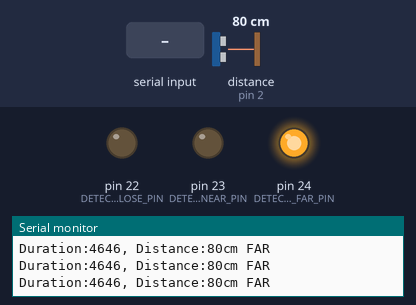
Recording of a sketch running on a simulated Arduino Mega 2560, built with avr-gcc and run on an emulated ATmega2560. Parts: output pins drawn as LEDs (lit = HIGH), the last lines printed to the serial monitor. Wiring (inferred from the names in the program): ultrasonic range finder: trigger pin 3; echo pin 2. Dashed ring = blinking. The test bench sets the inputs (shaded band); at power-on: distance to the obstacle (sensor on pin 2) 80 cm. The echo pulse lasts 58.3 µs per cm; pins used as bus, display or sensor lines are not drawn.

Above: at 4.2 s.
4.3 s: distance to the obstacle (sensor on pin 2) set to 2 cm
At 4.9 s:
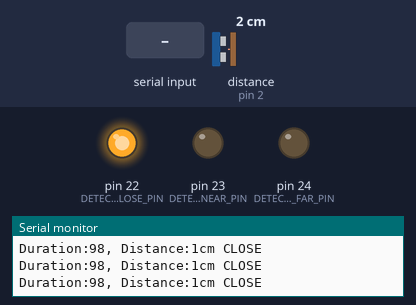
5.9 s: "f" received over Serial
At 6.93 s:
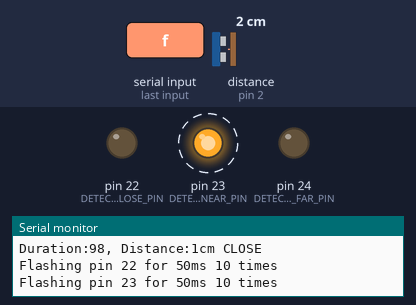
8.9 s: byte 70 ('F') received over Serial
At 10.98 s:
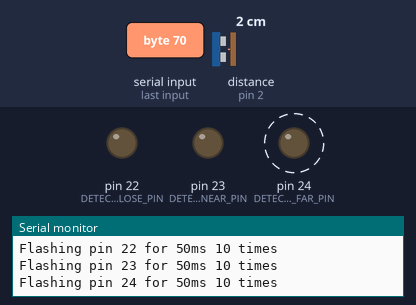
13.4 s: distance to the obstacle (sensor on pin 2) set to 35 cm
At 14.5 s:
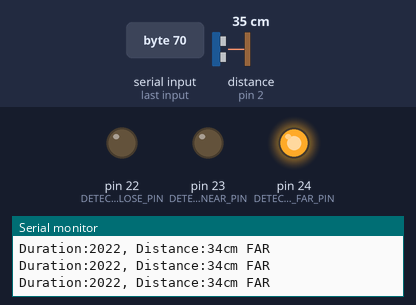
14.9 s: byte 70 ('F') received over Serial
At 15.1 s:
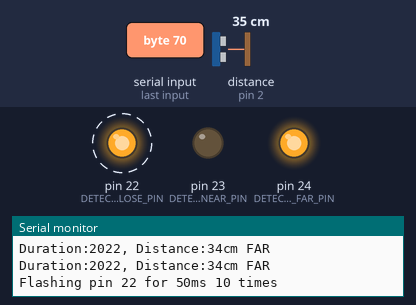
Timing chart, 0 to 18.9 s (numbered marks = the images above; inputs shaded):
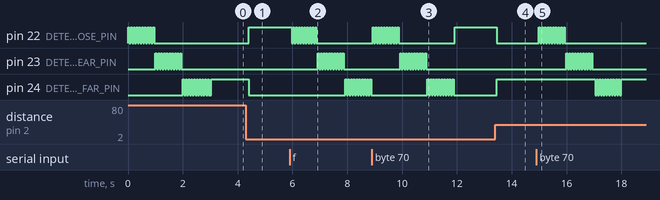

The sketch:

HCSR04_Tester.ino
```cpp
/********************************************************************
*
*	Name:	HCSR04 Tester
*	Author:	Bob Jones <bob@rhj4.com>
*	Version:1.0.0
*	Description:
*		Test HCSR04 Ultrasonic Accoustic Obstacle Detector both in
*		this code or in a separate class (BJDistanceDetector).
*
*		The code draws on a Config.h file to define pin settings
*		and other options.
*/
#include "Config.h"
#if USE_DETECTOR_CLASS
#include "BJDistanceDetector.h"
BJDistanceDetector *detector;
#endif

bool tracing = TRACING;

unsigned long duration, distanceCM, distanceIN;

int lowMicros = DETECTOR_LOW_MICROS;
int highMicros = DETECTOR_HIGH_MICROS;

void setup () {
	Serial.begin ( 115200 );
#if USE_DETECTOR_CLASS
	Serial.println ( F ( "Using Detector Class..." ) );
	detector = new BJDistanceDetector;
	if (!detector->init ()) {
		Serial.println ( F ( "Detector initialization failed" ) );
		exit ( -1 );
	}
#else
	Serial.println ( F ( "Using Local Code..." ) );
	if (!DETECTOR_TRIGGER_PIN > 0) {
		if (TRACING) {
			Serial.println ( F ( "TRIGGER PIN MUST HAVE A POSITIVE VALUE" ) );
		}
		exit ( -1 );
	}
	if (!DETECTOR_ECHO_PIN > 0) {
		if (TRACING) {
			Serial.println ( F ( "ECHO PIN MUST HAVE A POSITIVE VALUE" ) );
		}
		exit ( -1 );
	}

	pinMode ( DETECTOR_TRIGGER_PIN, OUTPUT );
	pinMode ( DETECTOR_ECHO_PIN, INPUT );
#endif

	pinMode ( DETECTOR_CLOSE_PIN, OUTPUT );
	pinMode ( DETECTOR_NEAR_PIN, OUTPUT );
	pinMode ( DETECTOR_FAR_PIN, OUTPUT );

	testLEDs ();
	showConfig ();
}

void loop () {
	checkForCommand ();

#if USE_DETECTOR_CLASS
	if (detector->measureDistance ()) {
		if (DETECTOR_SHOW_CM) {
			distanceCM = detector->getDistanceCM ();
		} else {
			distanceIN = detector->getDistanceIN ();
		}

		duration = detector->getDuration ();
	}
#else
	digitalWrite ( DETECTOR_TRIGGER_PIN, LOW );
	delayMicroseconds ( DETECTOR_LOW_MICROS );
	digitalWrite ( DETECTOR_TRIGGER_PIN, HIGH );
	delayMicroseconds ( DETECTOR_HIGH_MICROS );
	digitalWrite ( DETECTOR_TRIGGER_PIN, LOW );
	duration = pulseIn ( DETECTOR_ECHO_PIN, HIGH );
	distanceCM = (float) ( duration / DETECTOR_DIVISOR_CM );
	distanceIN = (float) ( duration / DETECTOR_DIVISOR_IN );
#endif

	if (tracing) {
		Serial.print ( F ( "Duration:" ) );
		Serial.print ( duration );
		Serial.print ( F ( ", Distance:" ) );
#if DETECTOR_SHOW_CM
		Serial.print ( distanceCM );
		Serial.print ( F ( "cm" ) );
#else
		Serial.print ( distanceIN );
		Serial.print ( F ( "inches" ) );
#endif
	}

	if (distanceCM <= DETECTOR_CLOSE_CM) {  // This is where the LED On/Off happens
		turnPinOff ( DETECTOR_NEAR_PIN );
		turnPinOff ( DETECTOR_FAR_PIN );
		turnPinOn ( DETECTOR_CLOSE_PIN ); // When the Red condition is met, the Green LED should turn off
		if (tracing) {
			Serial.println ( F ( " CLOSE" ) );
		}
	} else if (distanceCM <= DETECTOR_NEAR_CM) {
		turnPinOff ( DETECTOR_CLOSE_PIN );
		turnPinOff ( DETECTOR_FAR_PIN );
		turnPinOn ( DETECTOR_NEAR_PIN );
		if (tracing) {
			Serial.println ( F ( " NEAR" ) );
		}
	} else if (distanceCM > DETECTOR_NEAR_CM) {
		turnPinOff ( DETECTOR_CLOSE_PIN );
		turnPinOff ( DETECTOR_NEAR_PIN );
		turnPinOn ( DETECTOR_FAR_PIN );
		if (tracing) {
			Serial.println ( F ( " FAR" ) );
		}
	} else {
		turnPinOff ( DETECTOR_CLOSE_PIN );
		turnPinOff ( DETECTOR_NEAR_PIN );
		turnPinOff ( DETECTOR_FAR_PIN );
		if (tracing) {
			Serial.println ( F ( " ???" ) );
		}

	}

	delay ( 100 );
}

void testLEDs () {
	flashPin ( DETECTOR_CLOSE_PIN, 10, 50 );
	flashPin ( DETECTOR_NEAR_PIN, 10, 50 );
	flashPin ( DETECTOR_FAR_PIN, 10, 50 );
}

static void turnPinOn ( int pin ) {
	digitalWrite ( pin, HIGH );
}

static void turnPinOff ( int pin ) {
	digitalWrite ( pin, LOW );
}

void flashPin ( int pin, int count, int duration ) {
	Serial.print ( F ( "Flashing pin " ) );
	Serial.print ( pin );
	Serial.print ( F ( " for " ) );
	Serial.print ( duration );
	Serial.print ( F ( "ms " ) );
	Serial.print ( count );
	Serial.println ( F ( " times" ) );

	for (int i = 0; i < count; i++) {
		turnPinOn ( pin );
		delay ( duration );
		turnPinOff ( pin );
		delay ( duration );
	}
}

void checkForCommand () {
	if (!Serial.available ()) {
		return;
	}

	char cmd;
	while (Serial.available ()) {
		cmd = Serial.read ();
		switch (cmd) {
		case 0x10:
		case 0x13:
			break;

		case '?':
			Serial.println ( F ( "Commands:" ) );
			Serial.println ( F ( "+ turns tracing on" ) );
			Serial.println ( F ( "- turns tracing off" ) );
			Serial.println ( F ( "l shortens delay before setting trigger" ) );
			Serial.println ( F ( "L lengthens delay before setting trigger" ) );
			Serial.println ( F ( "h decreases delay before checking echo" ) );
			Serial.println ( F ( "H increases delay before checking echo" ) );
			Serial.println ( F ( "c shows configuration" ) );
			Serial.println ( F ( "f flashes close, near and far LEDs" ) );
			Serial.println ( F ( "? prints this list." ) );
			break;

		case '+':
			tracing = true;
			break;

		case '-':
			tracing = false;
			break;

		case 'l':
			Serial.print ( F ( "LOW Micros set to " ) );
#if USE_DETECTOR_CLASS
			Serial.println ( --detector->lowMicros );
#else
			Serial.println ( --lowMicros );
#endif
			break;

		case 'L':
			Serial.print ( F ( "LOW Micros set to " ) );
#if USE_DETECTOR_CLASS
			Serial.println ( ++detector->lowMicros );
#else
			Serial.println ( --lowMicros );
#endif
			break;

		case 'h':
			Serial.print ( F ( "HIGH Micros set to " ) );
#if USE_DETECTOR_CLASS
			Serial.println ( --detector->highMicros );
#else
			Serial.println ( --highMicros );
#endif
			break;

		case 'H':
			Serial.print ( F ( "HIGH Micros set to " ) );
#if USE_DETECTOR_CLASS
			Serial.println ( ++detector->highMicros );
#else
			Serial.println ( ++highMicros );
#endif
			break;

		case 'c':
		case 'C':
			showConfig ();
			break;

		case 'f':
		case 'F':
			testLEDs ();
			break;
		}
	}

#if USE_DETECTOR_CLASS
	detector->tracing = tracing;
#endif

}

void showConfig () {
	Serial.print ( F ( "\nHCSR04 Test Platform on " ) );
#if TRIKE2
	Serial.print ( F ( "TRIKE2 " ) );
#elif WHACKO
	Serial.print ( F ( "WHACKO " ) );
#elif HCSR04
	Serial.print ( F ( "HCSR04 TESTER " ) );
#endif

#if USE_DETECTOR_CLASS
	Serial.println ( F ( "Using DistanceDetector class" ) );
#else
	Serial.println ( F ( "Using code in this sketch" ) );
#endif

	Serial.print ( F ( "Detector Trigger Pin: " ) );
	Serial.print ( DETECTOR_TRIGGER_PIN );
	Serial.println ( F ( " sends signal" ) );
	Serial.print ( F ( "Detector Echo Pin:" ) );
	Serial.print ( DETECTOR_ECHO_PIN );
	Serial.println ( F ( " hears echo" ) );

	Serial.print ( "Detector Close Pin: " );
	Serial.print ( DETECTOR_CLOSE_PIN );
	Serial.print ( F ( " lights if distance less than " ) );
	Serial.println ( DETECTOR_CLOSE_CM );

	Serial.print ( "Detector Near Pin: " );
	Serial.print ( DETECTOR_NEAR_PIN );
	Serial.print ( F ( " lights if distance less than " ) );
	Serial.println ( DETECTOR_NEAR_CM );

	Serial.print ( "Detector FAR Pin: " );
	Serial.print ( DETECTOR_FAR_PIN );
	Serial.print ( F ( " lights if distance more than " ) );
	Serial.println ( DETECTOR_FAR_CM );

	Serial.print ( F ( "Showing results In " ) );
#if DETECTOR_SHOW_CM
	Serial.println ( F ( "Centemeters (CM)" ) );
#else
	Serial.println ( F ( "Inches (IN)" ) );
#endif
	Serial.print ( F ( "Current Values: " ) );
	Serial.print ( F ( "DURATION=" ) );
	Serial.print ( duration );
	Serial.print ( F ( ", DISTANCE=" ) );
#if DETECTOR_SHOW_CM
	Serial.print ( distanceCM );
	Serial.println ( F ( "cm" ) );
#else
	Serial.print ( distanceIN );
	Serial.println ( F ( "\"" ) );
#endif
	Serial.println ();
}
```

Config.h
```cpp
#pragma once

//	Different robots have different configurations.
//	Capture each, give it a name and set its values.
#define TRIKE2						false
#define WHACKO						false
#define ROMEO						true
#define HCSR04						false

#define DETECTOR_SHOW_CM			true
#define DETECTOR_SHOW_INCHES		false

#define DETECTOR_LOW_MICROS			2
#define DETECTOR_HIGH_MICROS		10
#define DETECTOR_PULSEIN_TIMEOUT	100	// Microseconds to wait before timing out
#define DETECTOR_READ_DELAY			100
#define DETECTOR_DIVISOR_CM			58
#define DETECTOR_DIVISOR_IN			148
#if TRIKE2
#define DETECTOR_TRIGGER_PIN		3
#define DETECTOR_ECHO_PIN			2
//
#define DETECTOR_CLOSE_PIN			A2
#define DETECTOR_NEAR_PIN			A3
#define DETECTOR_FAR_PIN			A4
#elif WHACKO
#define DETECTOR_TRIGGER_PIN		21
#define DETECTOR_ECHO_PIN			20

#define DETECTOR_CLOSE_PIN			26
#define DETECTOR_NEAR_PIN			24
#define DETECTOR_FAR_PIN			22
#elif ROMEO
#define DETECTOR_TRIGGER_PIN		3
#define DETECTOR_ECHO_PIN			2

#define DETECTOR_CLOSE_PIN			22
#define DETECTOR_NEAR_PIN			23
#define DETECTOR_FAR_PIN			24

#elif HCSR04
#define DETECTOR_TRIGGER_PIN		21
#define DETECTOR_ECHO_PIN			20

#define DETECTOR_CLOSE_PIN			22
#define DETECTOR_NEAR_PIN			23
#define DETECTOR_FAR_PIN			24
#endif


#define DETECTOR_CLOSE_CM			10
#define DETECTOR_NEAR_CM			30
#define DETECTOR_FAR_CM				100

#define TRACING						true
#define USE_DETECTOR_CLASS			false
```

Measured:
- after the input at 4.3 s, pin 22 (DETECTOR_CLOSE_PIN): LOW → HIGH after 0.11 s; pin 24 (DETECTOR_FAR_PIN): HIGH → LOW after 0.11 s
- after the input at 5.9 s, pin 22 (DETECTOR_CLOSE_PIN): alternates HIGH for 0.05 s and LOW for 0.05 s, 19 changes in all, then stays LOW, starting after 0.07 s; pin 23 (DETECTOR_NEAR_PIN): alternates HIGH for 0.05 s and LOW for 0.05 s, 20 changes in all, then stays LOW, starting after 1.0 s
- after the input at 8.9 s, pin 23 (DETECTOR_NEAR_PIN): alternates HIGH for 0.05 s and LOW for 0.05 s, 20 changes in all, then stays LOW, starting after 1.0 s; pin 24 (DETECTOR_FAR_PIN): alternates HIGH for 0.05 s and LOW for 0.05 s, 20 changes in all, then stays LOW, starting after 2.0 s
- after the input at 13.4 s, pin 22 (DETECTOR_CLOSE_PIN): HIGH → LOW after 0.05 s; pin 24 (DETECTOR_FAR_PIN): LOW → HIGH after 0.05 s
- after the input at 14.9 s, pin 22 (DETECTOR_CLOSE_PIN): alternates HIGH for 0.05 s and LOW for 0.05 s, 20 changes in all, then stays LOW, starting after 0.09 s; pin 23 (DETECTOR_NEAR_PIN): alternates HIGH for 0.05 s and LOW for 0.05 s, 20 changes in all, then stays LOW, starting after 1.1 s
- by itself, pin 24 (DETECTOR_FAR_PIN): alternates HIGH for 0.05 s and LOW for 0.05 s, 20 changes in all, then stays HIGH
